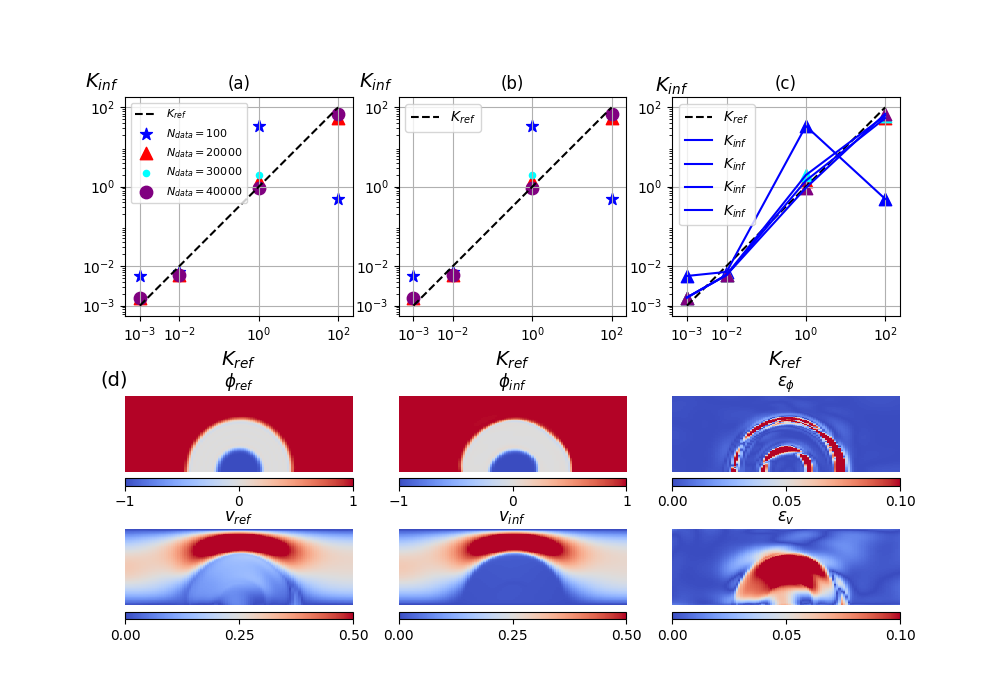

Source code (Python):
"""
Author: Minglang Yin
"""
import torch
import torch.nn as nn
import numpy as np
import matplotlib.pyplot as plt
import matplotlib.gridspec as gridspec
from mpl_toolkits.axes_grid1.inset_locator import inset_axes

class Model(nn.Module):
    def __init__(self):
        super(Model, self).__init__()
        self.net_w = nn.Sequential()
        self.net_w.add_module('net_w_linear_1', nn.Linear(3, 20))
        self.net_w.add_module('net_w_tanh_1', nn.Tanh())
        for num in range(2,10):
            self.net_w.add_module('net_w_linear_%d' %(num), nn.Linear(20, 20))
            self.net_w.add_module('net_w_tanh_%d' %(num), nn.Tanh())
        self.net_w.add_module('net_w_linear_50', nn.Linear(20, 1))

        self.net_u = nn.Sequential()
        self.net_u.add_module('net_u_linear_1', nn.Linear(3, 20))
        self.net_u.add_module('net_u_tanh_1', nn.Tanh())
        for num in range(2,10):
            self.net_u.add_module('net_u_linear_%d' %(num), nn.Linear(20, 20))
            self.net_u.add_module('net_u_tanh_%d' %(num), nn.Tanh())
        self.net_u.add_module('net_u_linear_50', nn.Linear(20, 4))

        self.K = torch.nn.Parameter(torch.tensor([10], requires_grad=True, dtype=torch.double) )

    def forward(self, x):
        w = self.net_w(x)
        u = self.net_u(x)
        output = torch.cat((u, w), dim=1)
        return output

def to_numpy(input):
    if isinstance(input, torch.Tensor):
        return input.detach().cpu().numpy()
    elif isinstance(input, np.ndarray):
        return input
    else:
        raise TypeError('Unknown type of input, expected torch.Tensor or '\
            'np.ndarray, but got {}'.format(type(input)))

def main():
    ## parameters
    device = torch.device(f"cuda:{0}" if torch.cuda.is_available() else "cpu")
    print(device, flush=True)
    model_path = '../Inv_K_num/test_1/CheckPts/model_chkpts.pt'

    file_start = 10
    file_end = 20
    dt = 0.03

    num_x1 = 100
    num_x2 = 100
    num_t = file_end-file_start

    x_min, x_max = 0, 6
    y_min, y_max = 0, 2
    asp_ratio = (y_max-y_min)/(x_max-x_min)

    ## load data file
    y_data = np.zeros((4, file_end-file_start, num_x1, num_x2))
    t_step = 0
    for file_id in range(file_start, file_end):
        name_u = '../../Data/CH/phase_field_xiaoning/K_0001/dat/half' + str(file_id) + '.dat'
        name_phi = '../../Data/CH/phase_field_xiaoning/K_0001/dat_phase/halfp' + str(file_id) + '.dat'
        data_u = np.loadtxt(name_u)
        data_phi = np.loadtxt(name_phi)

        ## x_tmp: [t,x,y]   u_tmp:[u,v,p,phi]
        y_tmp = np.concatenate((data_u[:,3:5], data_u[:,6:7], data_phi[:,3:4]), axis=1)
        for j in range (0, 4):
            y_data[j, t_step, :, :] = y_tmp[:,j].reshape(100, 100)
        t_step = t_step + 1

    ## geometry
    x1 = np.linspace(x_min, x_max, num=num_x1)
    x2 = np.linspace(y_min, y_max, num=num_x2)
    t = np.linspace(dt*(file_start+1), dt*(file_end+1), num=num_t+1)

    x1_grid, x2_grid = np.meshgrid(x1, x2)
    x_2d = np.concatenate((x1_grid.flatten()[:,None], x2_grid.flatten()[:,None]), axis=1)

    ## instantiate model/optimizer
    model = Model().to(device)
    model.double()
    optimizer = torch.optim.Adam(model.parameters(), lr = 0.001)

    ## loading model/optimizer state
    checkpoint = torch.load(model_path)
    model.load_state_dict(checkpoint['model_state_dict'])
    optimizer.load_state_dict(checkpoint['optimizer_state_dict'])

    ## testing
    Predictions = np.zeros((5, num_t, num_x1, num_x2))
    for i in range(0, num_t):
        xt = np.concatenate((t[i]*np.ones((num_x1*num_x2, 1)), x_2d), axis=1)
        xt_tensor = torch.tensor(xt, requires_grad=True, dtype=torch.double).to(device)
        y_pred = model(xt_tensor)
        for j in range(0, 5):
            Predictions[j, i, :, :] = to_numpy(y_pred[:, j]).reshape(num_x1, num_x2)
    
    ## v and phi
    phi_pred = np.zeros((num_t, num_x1, num_x2))
    phi_ref = np.zeros((num_t, num_x1, num_x2))
    vel_pred = np.zeros((num_t, num_x1, num_x2))
    vel_ref = np.zeros((num_t, num_x1, num_x2))
    for i in range(0, num_t):
        phi_pred[i, :, :] = Predictions[3, i, :, :]
        phi_ref[i, :, :] = y_data[3, i, :, :]
        vel_pred[i, :, :] = np.sqrt(Predictions[0, i, :, :]**2 + Predictions[1, i, :, :]**2)
        vel_ref[i, :, :] = np.sqrt(y_data[0, i, :, :]**2 + y_data[1, i, :, :]**2)

    ## figure
    K = np.linspace(0.001, 100, 101)
    num_x = np.linspace(100, 40000, 101)
    num_data = 4
    ### inferred K
    K_ref_text = ['0.001', '0.01', '1', '100']
    K_1_inf_text = ['0.0056', '0.0071', '33.7858', '0.4905'] # num 100
    K_2_inf_text = ['0.0016', '0.0059', '1.4164', '53.4171'] # num 20000
    K_3_inf_text = ['0.0016', '0.0060', '1.9603', '61.8759'] # num 30000
    K_4_inf_text = ['0.0016', '0.0059', '0.9322', '68.5341'] # num 40000
    
    K_1_err_phi_text = ['0.0000', '0.0000', '0.0000', '0.0000']
    K_2_err_phi_text = ['0.0000', '0.0000', '0.0000', '0.0000']
    K_3_err_phi_text = ['0.0000', '0.0000', '0.0000', '0.0000']
    K_4_err_phi_text = ['0.0000', '0.0000', '0.0000', '0.0000']

    K_1_err_v_text = ['0.0000', '0.0000', '0.0000', '0.0000']
    K_2_err_v_text = ['0.0000', '0.0000', '0.0000', '0.0000']
    K_3_err_v_text = ['0.0000', '0.0000', '0.0000', '0.0000']
    K_4_err_v_text = ['0.0000', '0.0000', '0.0000', '0.0000']

    K_1_inf, K_2_inf, K_3_inf, K_4_inf = np.zeros((num_data)), np.zeros((num_data)), np.zeros((num_data)), np.zeros((num_data))
    K_ref = np.zeros((num_data))

    for i in range(num_data):
        K_ref[i] = np.array(K_ref_text[i])
        K_1_inf[i] = np.array(K_1_inf_text[i])
        K_2_inf[i] = np.array(K_2_inf_text[i])
        K_3_inf[i] = np.array(K_3_inf_text[i])
        K_4_inf[i] = np.array(K_4_inf_text[i])

    ## plotting
    fig = plt.figure(constrained_layout=False, figsize=(10, 7))
    gs = fig.add_gridspec(2, 1)

    gs0 = gs[0].subgridspec(1, 3)
    gs1 = gs[1].subgridspec(2, 3) 

    ax1 = fig.add_subplot(gs0[0])
    ax2 = fig.add_subplot(gs0[1])
    ax3 = fig.add_subplot(gs0[2])

    ax4 = fig.add_subplot(gs1[0, 0])
    ax5 = fig.add_subplot(gs1[0, 1])
    ax6 = fig.add_subplot(gs1[0, 2])

    ax7 = fig.add_subplot(gs1[1, 0])
    ax8 = fig.add_subplot(gs1[1, 1])
    ax9 = fig.add_subplot(gs1[1, 2])

    ## ax1
    ax1.set_yscale('log')
    ax1.set_xscale('log')
    ax1.plot(K, K, linestyle="--", color="black",label='$K_{ref}$')
    ### K = 0.001
    # ax1.plot(K_ref, K_1_inf, color='blue', label='$K_{inf}$')
    ax1.scatter(K_ref, K_1_inf, marker="*", color='blue', s=80, label='$N_{data}=100$')
    ### K = 0.01
    # ax1.plot(K_ref, K_2_inf, color='red', label='$K_{inf}$')
    ax1.scatter(K_ref, K_2_inf, marker="^", color='red', s=80, label='$N_{data}=20000$')
    ### K = 1    
    # ax1.plot(K_ref, K_3_inf, color='cyan', label='$K_{inf}$')
    ax1.scatter(K_ref, K_3_inf, marker=".", color='cyan', s=80, label='$N_{data}=30000$')
    ### K = 100
    # ax1.plot(K_ref, K_4_inf, color='purple', label='$K_{inf}$')
    ax1.scatter(K_ref, K_4_inf, marker="o", color='purple', s=80, label='$N_{data}=40000$')

    ax1.set_xlabel('$K_{ref}$', fontsize=14)
    # ax1.set_ylabel('$K_{inf}$', fontsize=14)
    ax1.set_xticks(K_ref)
    ax1.set_yticks(K_ref)
    ax1.set_title('(a)')
    ax1.grid()
    ax1.legend(loc="best", fontsize=8)
    ax1.set_aspect('equal')
    ax1.set_ylabel("$K_{inf}$", color='black', rotation='horizontal', fontsize=14)
    ax1.yaxis.set_label_coords(-0.1,1.02)

    ## ax2
    ax2.set_yscale('log')
    ax2.set_xscale('log')
    ax2.plot(K, K, linestyle="--", color="black",label='$K_{ref}$')
    ### K = 0.001
    # ax2.plot(K_ref, K_1_inf, color='blue', label='$K_{inf}$')
    ax2.scatter(K_ref, K_1_inf, marker="*", color='blue', s=80)
    ### K = 0.01
    # ax2.plot(K_ref, K_2_inf, color='blue', label='$K_{inf}$')
    ax2.scatter(K_ref, K_2_inf, marker="^", color='red', s=80)
    ### K = 1    
    # ax2.plot(K_ref, K_3_inf, color='blue', label='$K_{inf}$')
    ax2.scatter(K_ref, K_3_inf, marker=".", color='cyan', s=80)
    ### K = 100
    # ax2.plot(K_ref, K_4_inf, color='blue', label='$K_{inf}$')
    ax2.scatter(K_ref, K_4_inf, marker="o", color='purple', s=80)

    ax2.set_xlabel('$K_{ref}$', fontsize=14)
    ax2.set_ylabel('$K_{inf}$', fontsize=14)
    ax2.set_xticks(K_ref)
    ax2.set_yticks(K_ref)
    ax2.set_title('(b)')
    ax2.grid()
    ax2.legend(loc="best")
    ax2.set_aspect('equal')
    ax2.set_ylabel("$K_{inf}$", color='black', rotation='horizontal', fontsize=14)
    ax2.yaxis.set_label_coords(-0.1,1.02)

    ## ax3
    ax3.set_yscale('log')
    ax3.set_xscale('log')
    ax3.plot(K, K, linestyle="--", color="black",label='$K_{ref}$')
    ### K = 0.001
    ax3.plot(K_ref, K_1_inf, color='blue', label='$K_{inf}$')
    ax3.scatter(K_ref, K_1_inf, marker="^", color='blue', s=80)
    ### K = 0.01
    ax3.plot(K_ref, K_2_inf, color='blue', label='$K_{inf}$')
    ax3.scatter(K_ref, K_2_inf, marker="^", color='red', s=80)
    ### K = 1    
    ax3.plot(K_ref, K_3_inf, color='blue', label='$K_{inf}$')
    ax3.scatter(K_ref, K_3_inf, marker="^", color='cyan', s=80)
    ### K = 100
    ax3.plot(K_ref, K_4_inf, color='blue', label='$K_{inf}$')
    ax3.scatter(K_ref, K_4_inf, marker="^", color='purple', s=80)

    ax3.set_xlabel('$K_{ref}$', fontsize=14)
    ax3.set_ylabel('$K_{inf}$', fontsize=14)
    ax3.set_xticks(K_ref)
    ax3.set_yticks(K_ref)
    ax3.set_title('(c)')
    ax3.grid()
    ax3.legend(loc="best")
    ax3.set_aspect('equal')
    ax3.set_ylabel("$K_{inf}$", color='black', rotation='horizontal', fontsize=14)
    ax3.yaxis.set_label_coords(0.0,1.0)

    ## ax4
    v_phi = np.linspace(-1, 1, 3)[:,None]
    v_error = np.linspace(0, 0.1, 3)[:,None]

    ax4.axis('off') 
    h = ax4.imshow(phi_ref[-1, :, :], interpolation='nearest', cmap='coolwarm', origin='lower', aspect=asp_ratio)
    h.set_clim(vmin=-1, vmax=1)
    axins = inset_axes(ax4,
                width="100%",  # width = 5% of parent_bbox width
                height="10%",  # height : 50%
                loc='lower center',
                borderpad=-1,
                )
    ax4.set_title('$\phi_{ref}$')
    fig.colorbar(h, ax=ax4, ticks=v_phi, cax = axins, orientation='horizontal')
    # ax.plot(xt[:,1], xt[:,2], 'kx', label = 'Data (%d points)' % (xt.shape[0]), markersize = 4, clip_on = False)

    ## ax5
    ax5.axis('off') 
    h = ax5.imshow(phi_pred[-1, :, :], interpolation='nearest', cmap='coolwarm', origin='lower', aspect=asp_ratio)
    h.set_clim(vmin=-1, vmax=1)
    axins = inset_axes(ax5,
                width="100%",  # width = 5% of parent_bbox width
                height="10%",  # height : 50%
                loc='lower center',
                borderpad=-1,
                )
    ax5.set_title('$\phi_{inf}$')
    fig.colorbar(h, ax=ax5, ticks=v_phi, cax = axins, orientation='horizontal')

    ## ax6
    ax6.axis('off') 
    h = ax6.imshow(np.abs(phi_pred[-1, :, :] - phi_ref[-1, :, :]), interpolation='nearest', cmap='coolwarm', origin='lower', aspect=asp_ratio)
    h.set_clim(vmin=0, vmax=0.1)
    axins = inset_axes(ax6,
                width="100%",  # width = 5% of parent_bbox width
                height="10%",  # height : 50%
                loc='lower center',
                borderpad=-1,
                )
    ax6.set_title('$\epsilon_{\phi}$')
    fig.colorbar(h, ax=ax6, ticks=v_error, cax = axins, orientation='horizontal')

    ## ax7
    ax7.axis('off') 
    v_velocity = np.linspace(0, 0.5, 3)[:,None]
    h = ax7.imshow(vel_pred[-1, :, :], interpolation='nearest', cmap='coolwarm', origin='lower', aspect=asp_ratio)
    h.set_clim(vmin=0, vmax=0.5)
    axins = inset_axes(ax7,
                width="100%",  # width = 5% of parent_bbox width
                height="10%",  # height : 50%
                loc='lower center',
                borderpad=-1,
                )
    ax7.set_title('$v_{ref}$')
    fig.colorbar(h, ax=ax7, ticks=v_velocity, cax = axins, orientation='horizontal')

    ## ax8
    ax8.axis('off') 
    h = ax8.imshow(vel_ref[-1, :, :], interpolation='nearest', cmap='coolwarm', origin='lower', aspect=asp_ratio)
    h.set_clim(vmin=0, vmax=0.5)
    axins = inset_axes(ax8,
                width="100%",  # width = 5% of parent_bbox width
                height="10%",  # height : 50%
                loc='lower center',
                borderpad=-1,
                )
    ax8.set_title('$v_{inf}$')
    fig.colorbar(h, ax=ax8, ticks=v_velocity, cax=axins, orientation='horizontal')

    ## ax9
    ax9.axis('off') 
    h = ax9.imshow(np.abs(vel_pred[-1, :, :]-vel_ref[-1, :, :]), interpolation='nearest', cmap='coolwarm', origin='lower', aspect=asp_ratio)
    h.set_clim(vmin=0, vmax=0.1)
    axins = inset_axes(ax9,
                width="100%",  # width = 5% of parent_bbox width
                height="10%",  # height : 50%
                loc='lower center',
                borderpad=-1,
                )
    ax9.set_title('$\epsilon_{v}$')
    fig.colorbar(h, ax=ax9, ticks=v_error, cax=axins, orientation='horizontal')

    plt.gcf().text(0.1, 0.45, "(d)", fontsize=14)

    fig.savefig('fig_7.png')
    plt.close()


if __name__ == '__main__':
    main()
